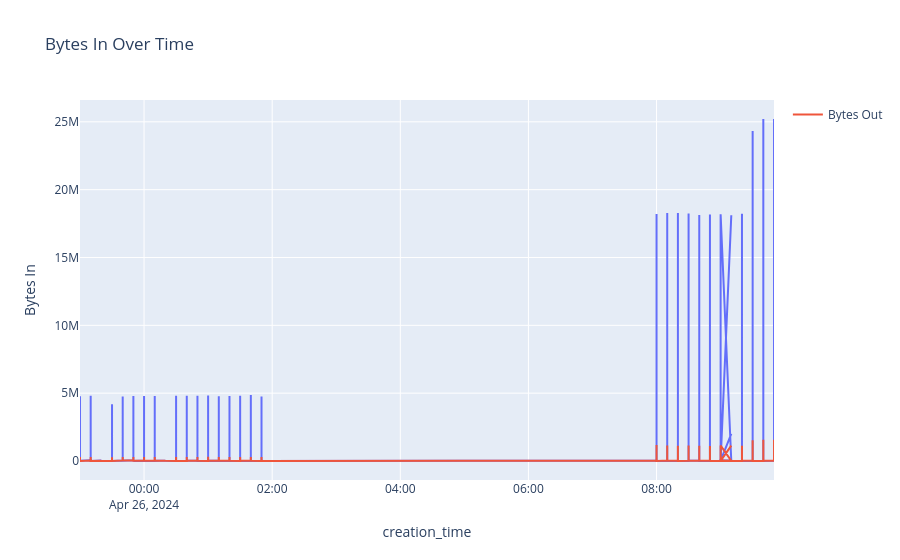

The notebook cell saved with this chart:
### Code cell
from sklearn.cluster import KMeans

# Reset index if 'creation_time' is the index
df = df.reset_index()

# Convert time columns to datetime objects
df['creation_time'] = pd.to_datetime(df['creation_time'])
df['end_time'] = pd.to_datetime(df['end_time'])

# Feature engineering: Session duration (must be done before setting index if column is dropped)
df['session_duration'] = (df['end_time'] - df['creation_time']).dt.total_seconds()

# Set 'creation_time' as index for time-series plotting
df.set_index('creation_time', inplace=True)

# Time-series plot of bytes in and bytes out
fig = px.line(df, x=df.index, y='bytes_in', title='Bytes In Over Time', labels={'bytes_in': 'Bytes In'})
fig.add_scatter(x=df.index, y=df['bytes_out'], mode='lines', name='Bytes Out')
fig.show()

### Figure 1 — Plotly figure (JSON) as saved in the notebook; plotly's stock layout.template omitted (floating-point values rounded to 4 significant figures; data arrays with more than 128 entries replaced by an {"elided": "..."} marker saying what was removed)
{"data": [{"hovertemplate": "creation_time=%{x}<br>Bytes In=%{y}<extra></extra>", "legendgroup": "", "line": {"color": "#636efa", "dash": "solid"}, "marker": {"symbol": "circle"}, "mode": "lines", "name": "", "orientation": "v", "showlegend": false, "type": "scatter", "x": {"elided": "282 str values"}, "xaxis": "x", "y": {"elided": "282 int values"}, "yaxis": "y"}, {"mode": "lines", "name": "Bytes Out", "type": "scatter", "x": {"elided": "282 str values"}, "y": {"elided": "282 int values"}}], "layout": {"legend": {"tracegroupgap": 0}, "title": {"text": "Bytes In Over Time"}, "xaxis": {"anchor": "y", "domain": [0, 1], "title": {"text": "creation_time"}}, "yaxis": {"anchor": "x", "domain": [0, 1], "title": {"text": "Bytes In"}}}}
